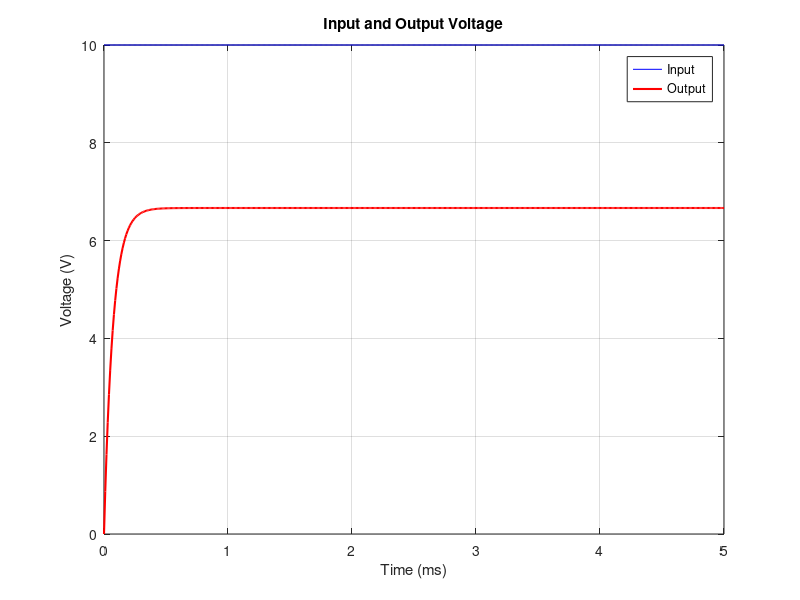
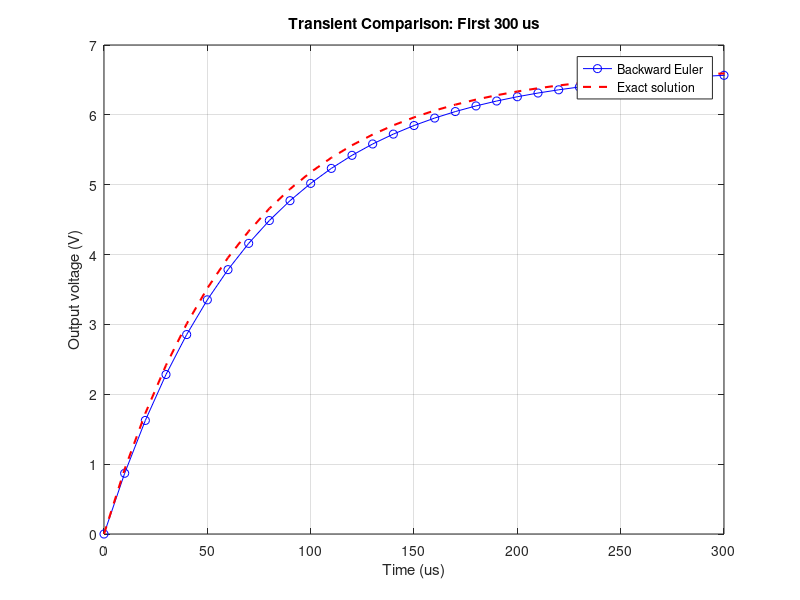

Write the MATLAB code that produced these figures, in order. (Note: this script raises an error after producing the figures.)
%% RC transient analysis using MNA and Backward Euler
clear; clc; close all;

% circuit and time settings
Vs = 10; R1 = 1000; R2 = 2000; C = 100e-9;
dt = 10e-6;                       % time step: 10 us
t_end = 5e-3;                     % end time: 5 ms
t = 0:dt:t_end;
G1 = 1/R1; G2 = 1/R2; Gc = C/dt;

Vin = Vs*ones(size(t));
Vout = zeros(size(t));            % Vout(1) = 0 at t = 0
I_source = zeros(size(t));
I_source(1) = -Vs/R1;

% solve each time step, starting AFTER the initial sample
A = [G1, -G1, 1; -G1, G1+G2+Gc, 0; 1, 0, 0];
for k = 2:length(t)
    b = [0; Gc*Vout(k-1); Vs];
    x = A\b;                     % x = [Vin; Vout; source current]
    Vin(k) = x(1);
    Vout(k) = x(2);
    I_source(k) = x(3);
end

% compare with the exact RC response
Vfinal = Vs*R2/(R1+R2);
tau = (R1*R2/(R1+R2))*C;
Vexact = Vfinal*(1-exp(-t/tau));
max_error = max(abs(Vout-Vexact));

fprintf('Initial Vout = %.6f V\n',Vout(1));
fprintf('Vout at dt = %.6f V\n',Vout(2));
fprintf('Final Vout = %.6f V\n',Vout(end));
fprintf('Final source current = %.6f mA\n',I_source(end)*1e3);
fprintf('Time constant = %.6f us\n',tau*1e6);
fprintf('Maximum voltage error = %.6f V\n',max_error);

% save plots and results
folder = fullfile(fileparts(mfilename('fullpath')),'figures');
if ~exist(folder,'dir'), mkdir(folder); end

figure('Color','w');
plot(t*1e3,Vin,'b-',t*1e3,Vout,'r-','LineWidth',1.5);
grid on; xlabel('Time (ms)'); ylabel('Voltage (V)');
legend('Input','Output','Location','best');
title('Input and Output Voltage');
exportgraphics(gcf,fullfile(folder,'transient_full.png'),'Resolution',200);

figure('Color','w');
plot(t*1e6,Vout,'b-o',t*1e6,Vexact,'r--','LineWidth',1.5,'MarkerSize',3);
grid on; xlim([0 300]); xlabel('Time (us)'); ylabel('Output voltage (V)');
legend('Backward Euler','Exact solution','Location','best');
title('Transient Comparison: First 300 us');
exportgraphics(gcf,fullfile(folder,'transient_comparison.png'),'Resolution',200);

data = table(t',Vin',Vout',Vexact',I_source','VariableNames', ...
    {'Time_s','Vin_V','Vout_V','Exact_V','SourceCurrent_A'});
writetable(data,fullfile(folder,'transient_results.csv'));
